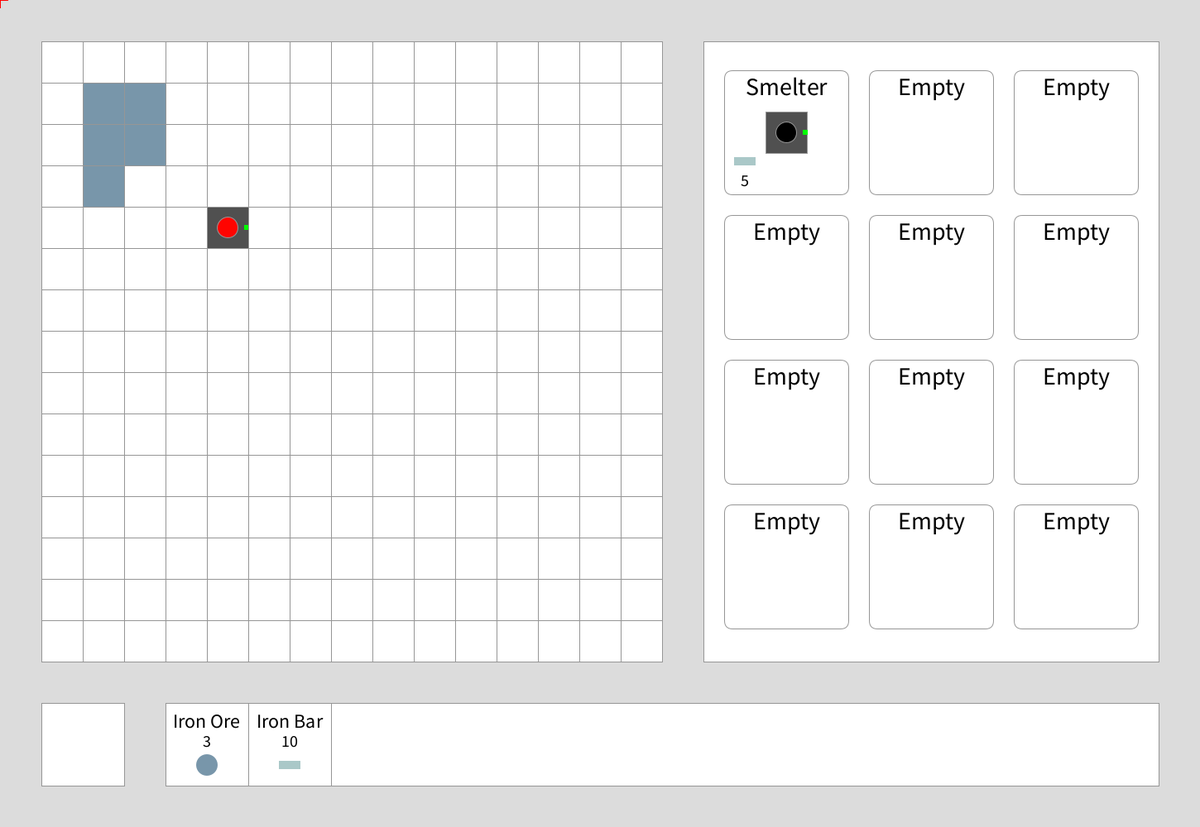
Frame 1 (no input)
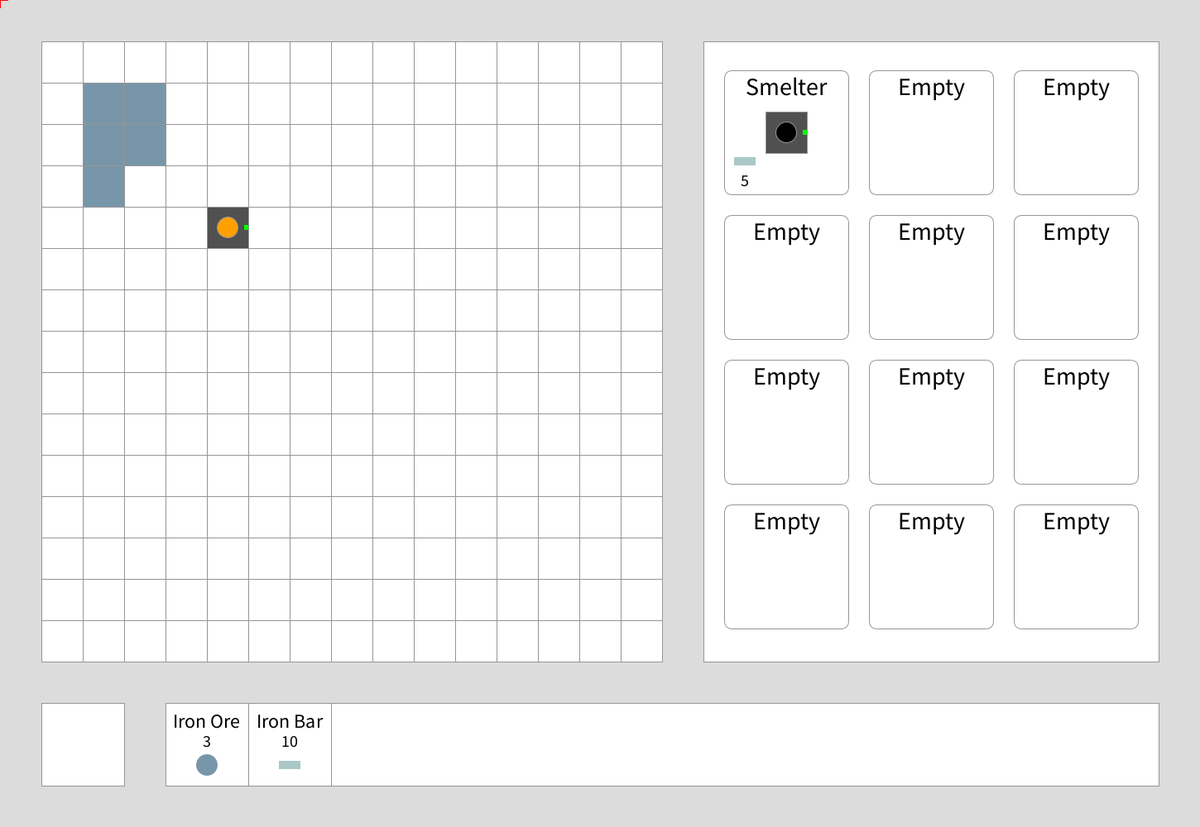
Frame 60 (the mouse pressed at the canvas centre just before this capture)
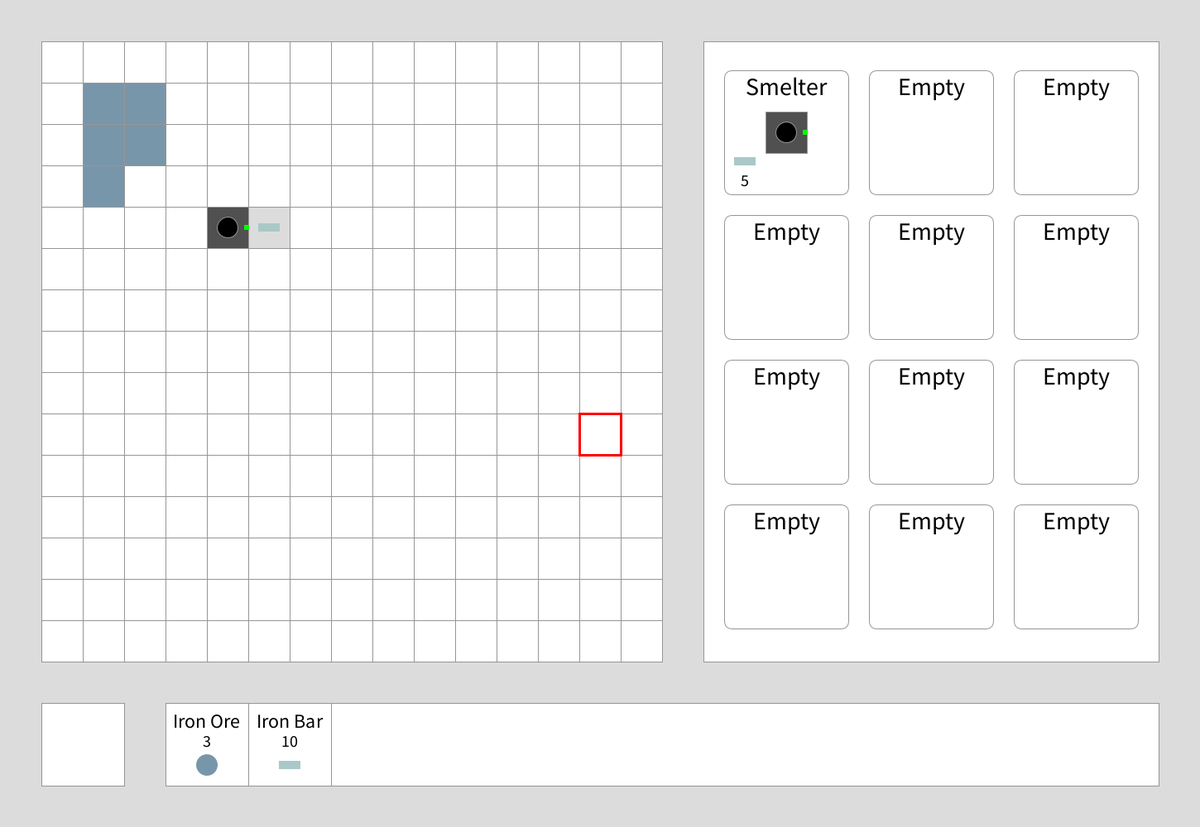
Frame 120 (the mouse held since frame 60 and released just before this capture)

The Processing sketch that drew these frames (run headless with seeded random() and noise(); from frame 60 on, the mouse is pressed at the canvas centre):

// Processing sketch: Factory
// ── Factory.pde

import java.util.*;

EntityObject[][] grid = new EntityObject[15][15];

Button[] buildingButtons = new Button[12];

Dictionary buildings = new Hashtable();

int[] 		inventory = {3,10};
String[] 	itemNames = {"Iron Ore", "Iron Bar"};
String[] 	buildingNames = {"Smelter","Empty","Empty","Empty","Empty","Empty","Empty","Empty","Empty","Empty","Empty","Empty"};
int[][] 	buildingCosts = {
	{0,5},	// smelter
	{0,0},
	{0,0},
	{0,0},
	{0,0},
	{0,0},
	{0,0},
	{0,0},
	{0,0},
	{0,0},
	{0,0},
	{0,0},
};

String itemInHands = "Empty";

void setup() {

	size(1450,1000);
	noCursor();
	textAlign(CENTER);

	for (int i = 0; i < 15; i++) {
		for (int j = 0; j < 15; j++) {
			grid[i][j] = new Empty(i,j,"rowcol");
		}
	}

	for (int row = 0; row < 4; row++) {
		for (int col = 0; col < 3; col++) {
			buildingButtons[3*row + col] = new Button(25 + 175*col,35 + 175*row,buildingNames[3*row + col]);
		}
	}

	addObjectToGrid("Iron Ore Patch",1,1,"rowcol");
	addObjectToGrid("Iron Ore Patch",2,1,"rowcol");
	addObjectToGrid("Iron Ore Patch",1,2,"rowcol");
	addObjectToGrid("Iron Ore Patch",2,2,"rowcol");
	addObjectToGrid("Iron Ore Patch",3,1,"rowcol");
	addObjectToGrid("Smelter",4,4,"rowcol");

	grid[4][4].inputItem("Iron Ore");
}

void draw() {
	background(220);

	drawGrid();
	drawBuildMenu();
	drawInventory();
	drawHands();

	drawMouse();
}
// ── BuildingObject.pde

abstract class EntityObject {

	int row;
	int col;
	int x;
	int y;
	String id;
	String type;
	boolean active;

	void drawMe() {}
	void update() {}
	boolean inputItem(String item) {
		return false;
	}

	void initXY(int newX, int newY) {
		x = newX;
		y = newY;
	}

	void initRowCol(int r, int c) {
		row = r;
		col = c;
		x = col*50 + 25;
		y = row*50 + 25;
	}
}

abstract class Building extends EntityObject {

	float startTime;
	float timeLimit;
	char outputDirection;
	boolean active;
	boolean full;
}

abstract class Environmental extends EntityObject {
}

abstract class Item extends EntityObject {
}

class IronOrePatch extends Environmental {

	public IronOrePatch(int a, int b, String coordType) {

		if (coordType == "rowcol")	initRowCol(a,b);
		else if (coordType == "xy")	initXY(a,b);

		id = "Iron Ore Patch";
		type = "Environmental";
	}

	@Override
	void drawMe() {
		fill(120,150,170);
		rect(x - 25,y - 25,50,50);
	}
}

class Empty extends EntityObject {

	public Empty(int a, int b, String coordType) {

		if (coordType == "rowcol")	initRowCol(a,b);
		else if (coordType == "xy")	initXY(a,b);

		id = "Empty";
		type = "Universal";
	}

	@Override
	void drawMe() {
		fill(255);
		stroke(150);
		strokeWeight(1);

		rect(x - 25,y - 25,50,50);
	}

	@Override
	boolean inputItem(String item) {
		addObjectToGrid(item,row,col,"rowcol"); // should destroy itself
		return true;
	}
}

class IronOre extends Item {

	public IronOre(int a, int b, String coordType) {

		if (coordType == "rowcol")	initRowCol(a,b);
		else if (coordType == "xy")	initXY(a,b);

		id = "Iron Ore";
		type = "Item";
	}

	@Override
	void drawMe() {
		fill(120,150,170);
		noStroke();
		ellipse(x,y,26,26);
	}
}

class IronBar extends Item {

	public IronBar(int a, int b, String coordType) {

		if (coordType == "rowcol")	initRowCol(a,b);
		else if (coordType == "xy")	initXY(a,b);

		id = "Iron Bar";
		type = "Item";
	}

	@Override
	void drawMe() {
		fill(170,200,200);
		noStroke();
		rect(x-13,y-5,26,10);
	}
}

class Smelter extends Building {

/*
change abstract Building into a hopper class!
have more advanced buildings (smelter, assembler, etc) EXTEND Hopper
hopper will function the same way that the smelter does with a non-smeltable item
maybe add a little delay? (.5 sec)
*/


	String oreID;
	EntityObject output;

	public Smelter(int a, int b, String coordType) {

		if (coordType == "rowcol")	initRowCol(a,b);
		else if (coordType == "xy")	initXY(a,b);

		id = "Smelter";
		type = "Building";
		outputDirection = 'E'; //east by default
		timeLimit = 3000; // 3 sec
		oreID = "Empty";
	}

	@Override
	void drawMe() {

		pushMatrix();
		translate(x,y); // center of tile
		fill(80);
		rect(-25,-25,50,50);

		if (full) {
			fill(0,255,0);
		} else if (active) {
			if (frameCount % 100 < 50)	fill(255,frameCount % 50 * 4,0);
			else 						fill(255,200 - (frameCount % 50 * 4),0);
		} else {
			fill(0);
		}

		ellipse(0,0,25,25);

		fill(0,255,0);
		noStroke();

		switch(outputDirection) {
			case 'W':
			rect(-20,-3,6,6);
			break;
			case 'E':
			rect(20,-3,6,6);
			break;
		}

		popMatrix();
	}

	@Override
	void update() {
		println(millis(),startTime + timeLimit,full);
		if (millis() >= startTime + timeLimit || full) {

			int outputRow = 0;
			int outputCol = 0;

			switch(outputDirection) {
				case 'N':
				outputRow = row-1;
				outputCol = col;
				break;
				case 'E':
				outputRow = row;
				outputCol = col+1;
				break;
				case 'S':
				outputRow = row+1;
				outputCol = col;
				break;
				case 'W':
				outputRow = row;
				outputCol = col-1;
				break;
			}

			switch(oreID) {
				case "Iron Ore":
				if (grid[outputRow][outputCol].inputItem("Iron Bar")) {
					active = false;
					oreID = "Empty";
					full = false;
					println("full set to false");
				} else {
					full = true;
					println("iron bar: full set to true");
				}
				break;
				case "Empty":
				break;
				default:
				if (grid[outputRow][outputCol].inputItem(oreID)) {
					active = false;
					oreID = "Empty";
					full = false;
				} else {
					full = true;
					println("default, full set to true");
				}
			}
		}
	}

	boolean inputItem(String ore) {
		if (!active && !full) {
			oreID = ore;
			startTime = millis();
			active = true;

			if (oreID != "Iron Ore") {
				startTime = 0;
			}
			return true;
		} else {
			return false;
		}
	}
}
// ── Button.pde

class Button {

	int x;
	int y;
	public String id;
	int index;
	EntityObject model;

	public Button(int xCoord, int yCoord, String t) {
		x = xCoord;
		y = yCoord;
		id = t;
		index = indexOf(id,buildingNames);

		switch(id) {
			case "Smelter":
			model = new Smelter(x+75,y+75,"xy");
			println("smelter assigned");
			break;
			case "Empty":
			model = new Empty(x+75,y+75,"xy");
			break;
		}
	}

	boolean inBounds(int testX, int testY) {
		return (testX - 850 > x && testX - 850 < x+150 && testY - 50 > y && testY - 50 < y+150);
	}

	void drawMe() {

		fill(255);
		stroke(150);
		rect(x,y,150,150,10);

		fill(0);
		textSize(30);
		text(id,x+75,y+30);

		if (model.id != "Empty")
			model.drawMe();

		int[] costs = buildingCosts[index];
		int materials = 0;

		for (int i = 0; i < costs.length; i++) {
			if (costs[i] > 0) {

				EntityObject model = new Empty(123456789,987654321,"xy");
				switch(itemNames[i]) {
					case "Iron Bar":;
					model = new IronBar(x+25*(materials+1),y+110,"xy");
					break;
				}

				model.drawMe();
				fill(0);
				textSize(20);
				text(costs[i],x+25*(materials+1),y+140);
			}
		}
	}
}
// ── Graphics.pde

void drawGrid() {

	pushMatrix();
	translate(50,50);
	strokeWeight(1);
	stroke(150);

	for (int row = 0; row < 15; row++) {
		for (int col = 0; col < 15; col++) {

			EntityObject square = grid[row][col];

			square.drawMe();
			square.update();
		}
	}

	popMatrix();
}

void drawBuildMenu() {

	pushMatrix();

	translate(850,50);
	fill(255);
	rect(0,0,550,750);

	for (Button button : buildingButtons) {
		button.drawMe();
	}

	popMatrix();
}

void drawHands() {

	pushMatrix();
	translate(50,850);
	strokeWeight(1);
	stroke(150);

	fill(255);
	rect(0,0,100,100);

	EntityObject model = new Empty(12345,54321,"xy");

	switch(itemInHands) {
		case "Iron Ore":
		model = new IronOre(50,50,"xy");
		break;
		case "Iron Bar":
		model = new IronBar(50,50,"xy");
		break;
		case "Smelter":
		model = new Smelter(50,50,"xy");
		break;
	}

	model.drawMe();

	popMatrix();
}

void drawInventory() {

	pushMatrix();

	translate(200,850);
	fill(255);
	rect(0,0,1200,100);

	for (int i = 0; i < inventory.length; i++) {
		fill(0);
		textSize(24);
		text(itemNames[i],50 + 100*i,30);
		textSize(20);
		text(inventory[i],50 + 100*i,53);

		stroke(150);
		strokeWeight(1);
		line(100*(i+1),0,100*(i+1),100);

		EntityObject model = new Empty(12345,54321,"xy");

		switch(itemNames[i]) {
			case "Iron Ore":
			model = new IronOre(50 + 100*i,75,"xy");
			break;
			case "Iron Bar":
			model = new IronBar(50 + 100*i,75,"xy");
			break;
		}

		model.drawMe();
	}

	popMatrix();
}

void drawMouse() {
	if (mouseX < 800 && mouseX > 50 && mouseY < 800 && mouseY > 50) {
		int col = mouseY / 50;
		int row = mouseX / 50;

		stroke(255,0,0);
		strokeWeight(3);
		noFill();
		rect(row*50,col*50,50,50);
	} else {
		fill(255,0,0);
		noStroke();
		rect(mouseX-1,mouseY-10,2,20);
		rect(mouseX-10,mouseY-1,20,2);
	}
}
// ── Input.pde

void keyPressed() {
	switch(key) {
		case 'q':
		case 'Q':
		exit();
	}
}

void mouseClicked() {

	if (mouseX < 800 && mouseX > 50 && mouseY < 800 && mouseY > 50) { // on grid
		int col = mouseX / 50 - 1;
		int row = mouseY / 50 - 1;

		String handType = entityType(itemInHands);
		String gridType = grid[row][col].type;

		if ( (handType == gridType || handType == "Universal" || gridType == "Universal") && gridType != "Environmental" ) { // swap

			String temp = itemInHands;
			itemInHands = grid[row][col].id;
			addObjectToGrid(temp,row,col,"rowcol");

		}

		if (handType == "Item" && gridType == "Building") {
			if (!grid[row][col].active) {
				grid[row][col].inputItem(itemInHands);
				itemInHands = "Empty";
			}
		}
	} else if (mouseX < 150 && mouseX > 50 && mouseY < 950 && mouseY > 850) { // on hands

		deconstruct(itemInHands);
		itemInHands = "Empty";

	} else if (mouseX < 1400 && mouseX > 200 && mouseY < 950 && mouseY > 850) { // on inv

		int cursorIndex = mouseX / 100 - 2;

		deconstruct(itemInHands);

		itemInHands = itemNames[cursorIndex];
		inventory[cursorIndex]--;

	} else if (mouseX < 1400 && mouseX > 850 && mouseY < 800 && mouseY > 50) {	// on build menu
		for (Button button : buildingButtons) {
			if (button.inBounds(mouseX,mouseY)) {

				for (int i = 0; i < buildingCosts[button.index].length; i++)
					inventory[i] -= buildingCosts[button.index][i];

				deconstruct(itemInHands);
				itemInHands = button.id;
			}
		}
	}
}
// ── Items.pde

public void drawIronOre(float x, float y) {
	fill(120,150,170);
	noStroke();
	ellipse(x,y,26,26);
}

public void drawIronBar(float x, float y) {
	fill(170,200,200);
	noStroke();
	rect(x-13,y-5,26,10);
}
// ── Misc.pde

void deconstruct(String id) {


	if (entityType(id) == "Building") {

		int index = indexOf(id,buildingNames);

		for (int i = 0; i < buildingCosts[index].length; i++)
			inventory[i] += buildingCosts[index][i];

	} else if (entityType(id) == "Item")
		inventory[indexOf(id,itemNames)]++;
}

String entityType(String id) {
	switch(id) {
		case "Iron Ore":
		case "Iron Bar":		return "Item";
		case "Iron Ore Patch":	return "Static";
		case "Smelter":			return "Building";
	}
	return "Universal";
}

void addObjectToGrid(String id, int a, int b, String coordType) {

	switch(id) {
		case "Smelter":
		grid[a][b] = new Smelter(a,b,coordType);
		break;
		case "Iron Ore":
		grid[a][b] = new IronOre(a,b,coordType);
		break;
		case "Iron Bar":
		grid[a][b] = new IronBar(a,b,coordType);
		break;
		case "Empty":
		grid[a][b] = new Empty(a,b,coordType);
		break;
		case "Iron Ore Patch":
		grid[a][b] = new IronOrePatch(a,b,coordType);
		break;
	}
}

int indexOf(int n, int[] array) {
	for (int i = 0; i < array.length; i++) {
		if (array[i] == n)
			return i;
	}
	return 123456789;
}

int indexOf(String n, String[] array) {
	for (int i = 0; i < array.length; i++) {
		if (array[i] == n)
			return i;
	}
	return 123456789;
}
